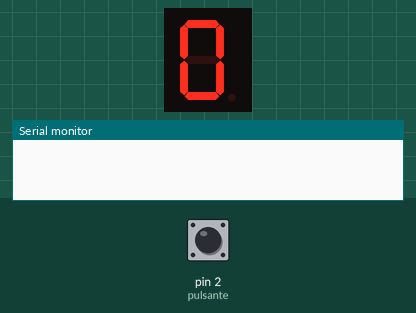
A sketch run on a simulated Arduino Uno, built with avr-gcc and run on an emulated ATmega328P. On the bench: 1-digit seven-segment display, the last lines printed to the serial monitor. Wiring (inferred from the names in the program): 1-digit 7-segment display, segments lit when HIGH: segments pin 3, pin 4, pin 5, pin 6, pin 7, pin 8, pin 9. The inputs (shaded band) are chosen by the test bench; at power-on: pin 2 (pulsante) LOW. The segment pins are drawn as the display they are named for.

Above: at 1.2 s.
1.3 s: pin 2 (pulsante) pulled HIGH for 0.15 s
At 1.9 s:
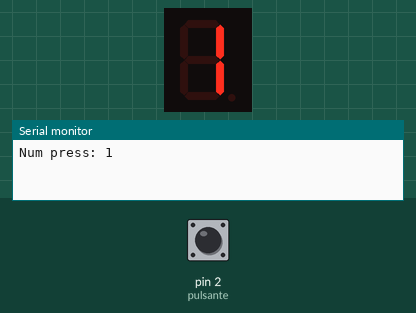
2.9 s: pin 2 (pulsante) pulled HIGH for 1 s
At 3.2 s:
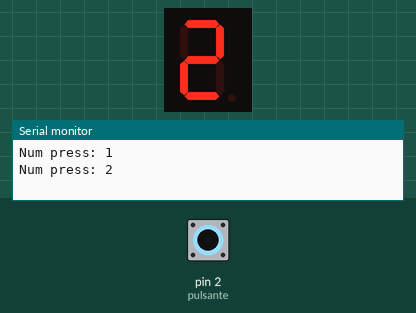
5.4 s: pin 2 (pulsante) pulled HIGH for 0.15 s
At 6.3 s:
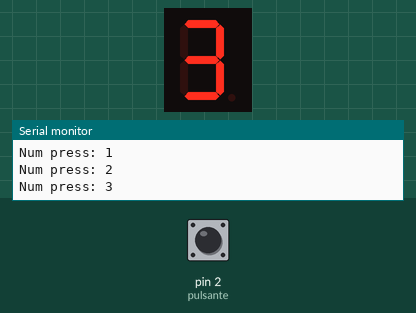
7.0 s: pin 2 (pulsante) pulled HIGH for 1 s
At 7.5 s:
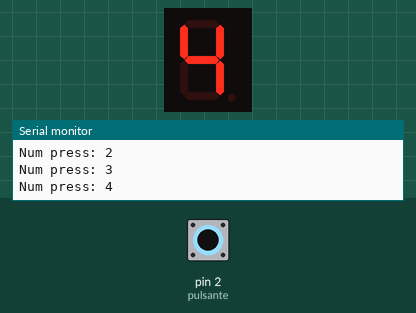
Timing chart, 0 to 10.0 s (numbered marks = the images above; inputs shaded):
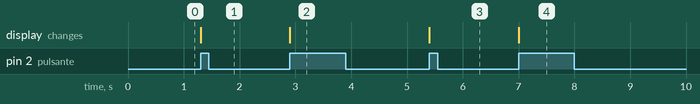

The sketch:

Led7Segmenti_mar10a.ino
```cpp
const int pulsante=2;
const int a=3;
const int b=4;
const int c=5;
const int d=6;
const int e=7;
const int f=8;
const int g=9;
int NumPressioni = 0;
int StatoPuls= 0;
int StatoPulsPrec = 0;
void setup() {
  pinMode(pulsante, INPUT);
  pinMode(a, OUTPUT);
  pinMode(b, OUTPUT);
  pinMode(c, OUTPUT);
  pinMode(d, OUTPUT);
  pinMode(e, OUTPUT);
  pinMode(f, OUTPUT);
  pinMode(g, OUTPUT);
  Serial.begin(9600);
}
void loop() {
  if (NumPressioni == 0) {
        digitalWrite(a,HIGH);
        digitalWrite(b,HIGH);
        digitalWrite(c,HIGH);
        digitalWrite(d,HIGH);
        digitalWrite(e,HIGH);
        digitalWrite(f,HIGH);
        digitalWrite(g,LOW);
 }
  StatoPuls= digitalRead(pulsante);
  if (StatoPuls!= StatoPulsPrec) {
    if (StatoPuls== HIGH) {
      NumPressioni++;
      Serial.print("Num press: ");
      Serial.println(NumPressioni);
      if (NumPressioni == 1) {
        digitalWrite(a,LOW);
        digitalWrite(b,HIGH);
        digitalWrite(c,HIGH);
        digitalWrite(d,LOW);
        digitalWrite(e,LOW);
        digitalWrite(f,LOW);
        digitalWrite(g,LOW);
      }
      if (NumPressioni == 2) {
        digitalWrite(a,HIGH);
        digitalWrite(b,HIGH);
        digitalWrite(c,LOW);
        digitalWrite(d,HIGH);
        digitalWrite(e,HIGH);
        digitalWrite(f,LOW);
        digitalWrite(g,HIGH);
      }
      if (NumPressioni == 3) {
        digitalWrite(a,HIGH);
        digitalWrite(b,HIGH);
        digitalWrite(c,HIGH);
        digitalWrite(d,HIGH);
        digitalWrite(e,LOW);
        digitalWrite(f,LOW);
        digitalWrite(g,HIGH);
      }
      if (NumPressioni == 4) {
        digitalWrite(a,LOW);
        digitalWrite(b,HIGH);
        digitalWrite(c,HIGH);
        digitalWrite(d,LOW);
        digitalWrite(e,LOW);
        digitalWrite(f,HIGH);
        digitalWrite(g,HIGH);
      }
      if (NumPressioni == 5) {
        digitalWrite(a,HIGH);
        digitalWrite(b,LOW);
        digitalWrite(c,HIGH);
        digitalWrite(d,HIGH);
        digitalWrite(e,LOW);
        digitalWrite(f,HIGH);
        digitalWrite(g,HIGH);
      }
      if (NumPressioni == 6) {
        digitalWrite(a,HIGH);
        digitalWrite(b,LOW);
        digitalWrite(c,HIGH);
        digitalWrite(d,HIGH);
        digitalWrite(e,HIGH);
        digitalWrite(f,HIGH);
        digitalWrite(g,HIGH);
      }
      if (NumPressioni == 7) {
        digitalWrite(a,HIGH);
        digitalWrite(b,HIGH);
        digitalWrite(c,HIGH);
        digitalWrite(d,LOW);
        digitalWrite(e,LOW);
        digitalWrite(f,LOW);
        digitalWrite(g,LOW);
      }
      if (NumPressioni == 8) {
        digitalWrite(a,HIGH);
        digitalWrite(b,HIGH);
        digitalWrite(c,HIGH);
        digitalWrite(d,HIGH);
        digitalWrite(e,HIGH);
        digitalWrite(f,HIGH);
        digitalWrite(g,HIGH);
      }
      if (NumPressioni == 9) {
        digitalWrite(a,HIGH);
        digitalWrite(b,HIGH);
        digitalWrite(c,HIGH);
        digitalWrite(d,LOW);
        digitalWrite(e,LOW);
        digitalWrite(f,HIGH);
        digitalWrite(g,HIGH);
      }
      if(NumPressioni == 10) {
        NumPressioni = 0;
      }
    }
  }
StatoPulsPrec = StatoPuls;
}
```

Measured:
- after the input at 1.3 s, the display: changes at once (image 1)
- after the input at 2.9 s, the display: changes at once (image 2)
- after the input at 5.4 s, the display: changes at once (image 3)
- after the input at 7.0 s, the display: changes at once (image 4)
